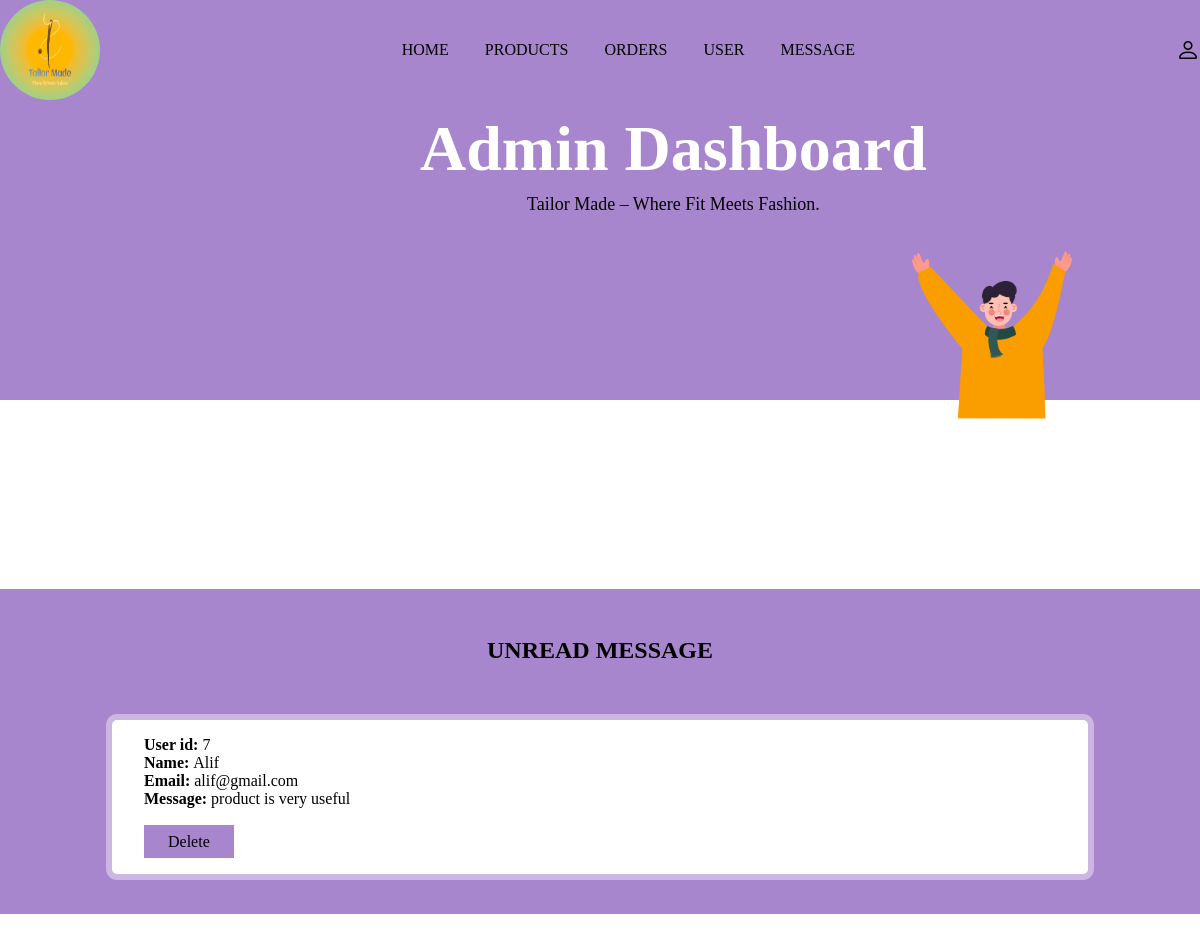
Page /Backend/admin_message.php (signed in) on the committed database.
### tables this page shows
CREATE TABLE `massage` (
  `id` int(255) NOT NULL,
  `user_id` int(255) NOT NULL,
  `name` varchar(255) NOT NULL,
  `email` varchar(100) NOT NULL,
  `number` varchar(255) NOT NULL,
  `message` varchar(255) NOT NULL
);

### Backend/admin_message.php (the view, shortened to what this page needs)
<?php
    include 'connection.php';
?>
<!DOCTYPE html>
<html lang="en">
<head>
    <link rel="stylesheet" href="https://cdn.jsdelivr.net/npm/bootstrap-icons@1.9.1/font/bootstrap-icons.css">
    <link rel="stylesheet" href="style.css">
</head>
<body>
    <?php
    include 'admin_header.php';
    ?>
    <section class="message-container">
      <h1 class="title">unread message</h1>
      <div class="box-container">
         <?php
            $select_massage = mysqli_query($conn,"SELECT * FROM `massage`") or die('query failed');
            if(mysqli_num_rows($select_massage)>0){
                while($fetch_message=mysqli_fetch_assoc($select_massage)){
          ?>
          <div class="box">
              <p><b>User id: </b><span><?php echo $fetch_message['id']; ?></span></p>
              <p><b>Name: </b><span><?php echo $fetch_message['name']; ?></span></p>
              <p><b>Email: </b><span><?php echo $fetch_message['email']; ?></span></p>
              <p><b>Message: </b><?php echo $fetch_message['message']; ?></p>
              <br>
              <a href="admin_message.php?delete=<?php echo $fetch_message['id']; ?>" onclick="return confirm('delete this message');" class="delete">delete</a>
          </div>
          <?php
                }
            } else{
                echo '
                  <div class="empty">
                  <p>no messages added yet!</p>
                  </div>
                  ';
            }
            ?>
      </div>
    </section>
</body>
</html>

### Frontend/style.css (style rules this page uses)
* { margin: 0; padding: 0; box-sizing: border-box; }
:root { --box-shadow: 0px 0px 0px 6px rgb(255 255 255/40%); --orange: rgb(168, 134, 205); }
a { text-decoration: none; }
.title { text-align: center; margin-bottom: 1rem; }
.form-container::before, .show-products::before, .message-container::before, .order-container::before { content: ''; position: absolute; background-image: url('img/6.png'); top: -5%; left: -10px; width: 255px; height: 650px; background-size: 225px; background-repeat: no-repeat; z-index: 100; }
.box-container { padding: 2% 8%; display: grid; grid-template-columns: repeat(auto-fit,minmax(15rem,1fr)); column-gap: 1rem; }
.box-container .box { background: #fff; box-shadow: var(--box-shadow); padding: 2rem; text-align: center; border-radius: 5px; margin: 1rem; }
.show-products, .message-container, .order-container { position: relative; background: var(--orange); margin-top: -3.5rem; }
.edit,.delete { color: black; background: var(--orange); padding: .5rem 1.5rem; text-transform: capitalize; line-height: 2; }
.message-container .title, .order-container .title { text-transform: uppercase; padding-top: 3rem; }
.box-container .box { text-align: left; padding: 1rem 2rem; }

### rows in the picture
massage: id "7", name "Alif", email "alif@gmail.com", message "product is very useful"
